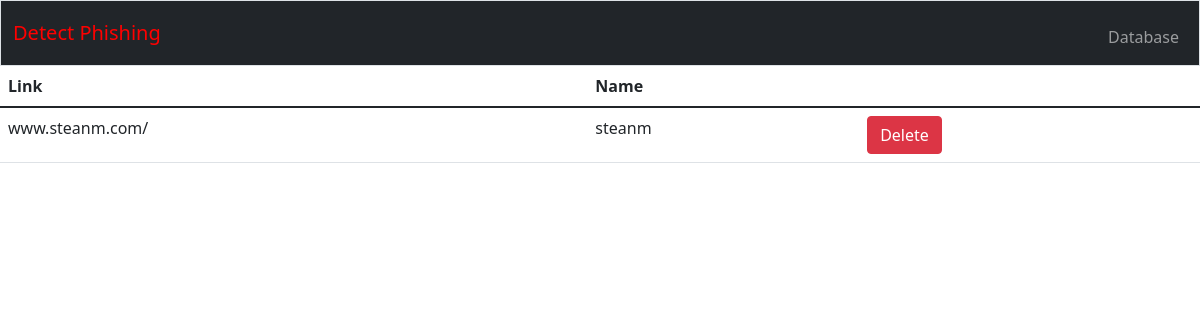
The page /database on the database as committed earlier.
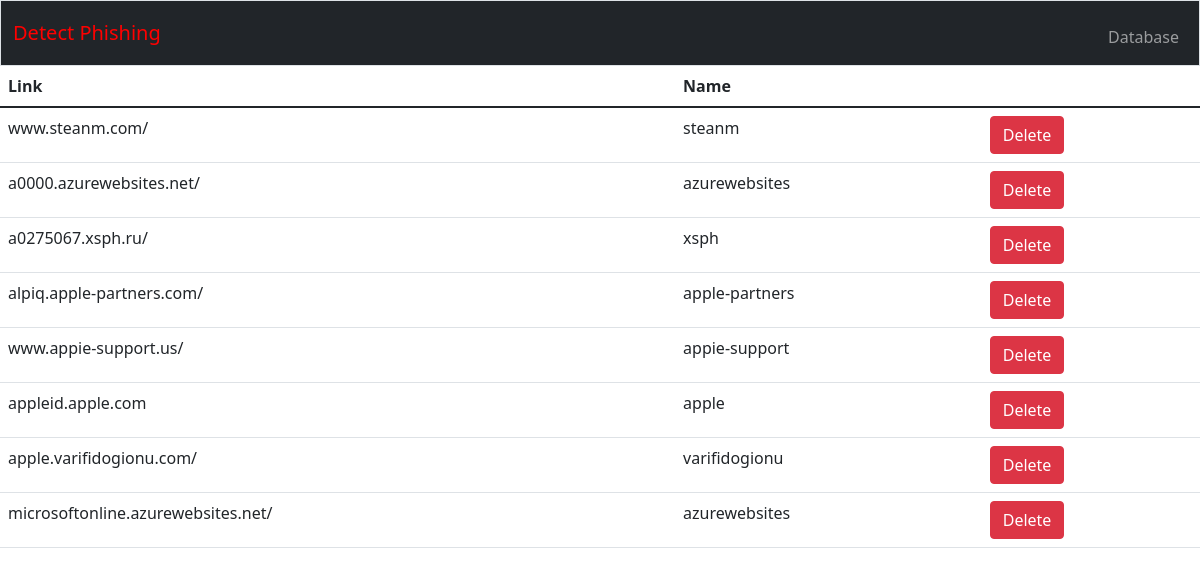
The same page on the database as committed later.
### tables this page shows
CREATE TABLE urls(id INTEGER NOT NULL PRIMARY KEY, url TEXT NOT NULL, name TEXT);

### app.py (the view)
@app.route("/database")
def display():
    urls = database.geturls()
    return render_template("/database.html", urls=urls)

### database.py (called while the page is built)
def geturls():
    con = sqlite3.connect("urls.db")
    cur = con.cursor()
    cur.execute("SELECT url, name FROM urls")
    urls = cur.fetchall()
    con.close()
    return urls

### templates/database.html (shortened to what this page needs)
{% extends "layout.html" %}
{% block main %}
    <table class="table">
        <thead>
            <tr>
                <th>Link</th>
                <th>Name</th>
            </tr>
        </thead>
        <tbody>
            {% for row in urls %}
            <tr>
                <td>{{ row[0] }}</td>
                <td>{{ row[1] }}</td>
                <td><form action="/delete" method="get">
                        <button type="submit" class="btn btn-danger">Delete</button>
                    </form>
                </td>
            </tr>
            {% endfor %}
        </tbody>
    </table>
{% endblock %}

### templates/layout.html (shortened to what this page needs)
<!DOCTYPE html>
<html lang="en">
    <head>
        <link href="https://cdn.jsdelivr.net/npm/bootstrap@5.1.3/dist/css/bootstrap.min.css" rel="stylesheet">
        <link href="../static/styles.css" rel="stylesheet">
    </head>
    <body>
        <header>
            <nav class="bg-dark border navbar navbar-expand-md navbar-dark">
                <div class="container-fluid">
                    <a class="navbar-brand" href="/"><span class="red">Detect Phishing</span></a>
                    <div class="collapse navbar-collapse" id="navbar">
                        <ul class="navbar-nav ms-auto mt-2">
                            <li class="nav-item"><a class="nav-link" href="/database">Database</a></li>
                        </ul>
                    </div>
                </div>
            </nav>
        </header>
        <main>
            {% block main %}{% endblock %}
        </main>
    </body>
</html>

### static/styles.css (style rules this page uses)
.red { color: red; }

Rows that differ between the two databases and show on the page:
added urls: url "a0000.azurewebsites.net/", name "azurewebsites"
added urls: url "a0275067.xsph.ru/", name "xsph"
added urls: url "alpiq.apple-partners.com/", name "apple-partners"
added urls: url "www.appie-support.us/", name "appie-support"
added urls: url "appleid.apple.com", name "apple"
added urls: url "apple.varifidogionu.com/", name "varifidogionu"
added urls: url "microsoftonline.azurewebsites.net/", name "azurewebsites"
